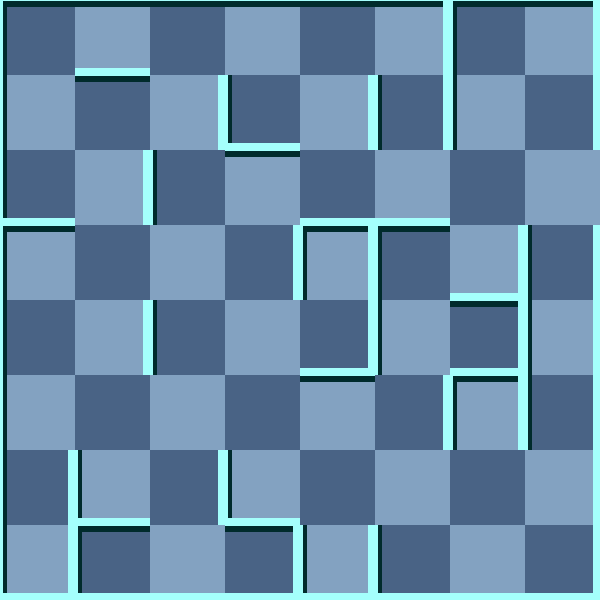

A 2D game scene composited from a Tiled map and its tileset images. What follows is a short description and the map's XML, with each tile layer's data collapsed to a summary:
An orthogonal 8x8 tile map with 75x75 px tiles, 2 tile layers (background, 块层 1) and 5 objects (Exit, RedMummy, Scorpion, Player, Trap).

<map version="1.0" orientation="orthogonal" width="8" height="8" tilewidth="75" tileheight="75">
 <tileset firstgid="1" name="wall" tilewidth="75" tileheight="75">
  <image source="gfx/wall.png" width="300" height="375" />
  <tile id="0">
   <properties>
    <property name="ValOfWall" value="0" />
   </properties>
  </tile>
  <tile id="1">
   <properties>
    <property name="ValOfWall" value="1" />
   </properties>
  </tile>
  <tile id="2">
   <properties>
    <property name="ValOfWall" value="2" />
   </properties>
  </tile>
  <tile id="3">
   <properties>
    <property name="ValOfWall" value="3" />
   </properties>
  </tile>
  <tile id="4">
   <properties>
    <property name="ValOfWall" value="4" />
   </properties>
  </tile>
  <tile id="5">
   <properties>
    <property name="ValOfWall" value="5" />
   </properties>
  </tile>
  <tile id="6">
   <properties>
    <property name="ValOfWall" value="6" />
   </properties>
  </tile>
  <tile id="7">
   <properties>
    <property name="ValOfWall" value="7" />
   </properties>
  </tile>
  <tile id="8">
   <properties>
    <property name="ValOfWall" value="8" />
   </properties>
  </tile>
  <tile id="9">
   <properties>
    <property name="ValOfWall" value="9" />
   </properties>
  </tile>
  <tile id="10">
   <properties>
    <property name="ValOfWall" value="10" />
   </properties>
  </tile>
  <tile id="11">
   <properties>
    <property name="ValOfWall" value="11" />
   </properties>
  </tile>
  <tile id="12">
   <properties>
    <property name="ValOfWall" value="12" />
   </properties>
  </tile>
  <tile id="13">
   <properties>
    <property name="ValOfWall" value="13" />
   </properties>
  </tile>
  <tile id="14">
   <properties>
    <property name="ValOfWall" value="14" />
   </properties>
  </tile>
  <tile id="15">
   <properties>
    <property name="ValOfWall" value="15" />
   </properties>
  </tile>
  <tile id="18">
   <properties>
    <property name="ValOfWall" value="-1" />
   </properties>
  </tile>
 </tileset>
 <layer name="background" width="8" height="8">
  <data>[64 cells, 64 non-empty, 2 distinct tile ids]</data>
 </layer>
 <layer name="块层 1" width="8" height="8">
  <data>[64 cells, 64 non-empty, 15 distinct tile ids]</data>
 </layer>
 <objectgroup name="对象层 1" width="8" height="8">
  <object name="Exit" x="600" y="150" />
  <object name="RedMummy" x="450" y="150">
   <properties>
    <property name="value" value="21" />
   </properties>
  </object>
  <object name="Scorpion" x="450" y="300">
   <properties>
    <property name="value" value="25" />
   </properties>
  </object>
  <object name="Player" x="150" y="375">
   <properties>
    <property name="value" value="1" />
   </properties>
  </object>
  <object name="Trap" x="225" y="150">
   <properties>
    <property name="value" value="8" />
   </properties>
  </object>
 </objectgroup>
</map>
